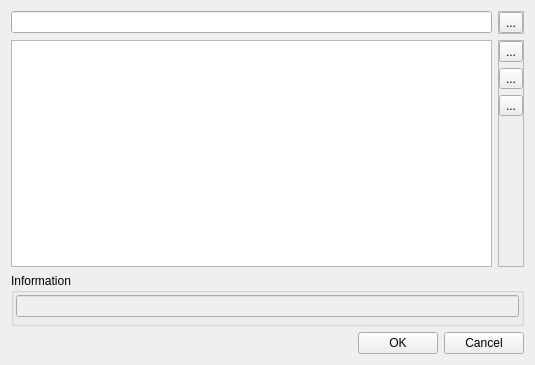
<?xml version="1.0" encoding="UTF-8"?>
<ui version="4.0">
 <class>GTADumpListWidget</class>
 <widget class="QWidget" name="GTADumpListWidget">
  <property name="windowModality">
   <enum>Qt::ApplicationModal</enum>
  </property>
  <property name="geometry">
   <rect>
    <x>0</x>
    <y>0</y>
    <width>535</width>
    <height>365</height>
   </rect>
  </property>
  <property name="minimumSize">
   <size>
    <width>535</width>
    <height>0</height>
   </size>
  </property>
  <property name="windowTitle">
   <string>Dump List</string>
  </property>
  <layout class="QGridLayout" name="gridLayout_5">
   <item row="0" column="0">
    <layout class="QGridLayout" name="gridLayout">
     <item row="1" column="1">
      <layout class="QGridLayout" name="gridLayout_3">
       <property name="sizeConstraint">
        <enum>QLayout::SetMinimumSize</enum>
       </property>
       <item row="0" column="0">
        <widget class="QLineEdit" name="parameterLE"/>
       </item>
       <item row="1" column="0">
        <widget class="QListWidget" name="parameterListLW"/>
       </item>
       <item row="1" column="2">
        <widget class="QFrame" name="frame">
         <property name="frameShape">
          <enum>QFrame::StyledPanel</enum>
         </property>
         <property name="frameShadow">
          <enum>QFrame::Raised</enum>
         </property>
         <layout class="QVBoxLayout" name="verticalLayout">
          <property name="margin">
           <number>0</number>
          </property>
          <item>
           <widget class="QToolButton" name="addPB">
            <property name="text">
             <string>...</string>
            </property>
            <property name="icon">
             <iconset resource="../resource.qrc">
              <normaloff>:/images/forms/img/Add.png</normaloff>:/images/forms/img/Add.png</iconset>
            </property>
           </widget>
          </item>
          <item>
           <widget class="QToolButton" name="editPB">
            <property name="text">
             <string>...</string>
            </property>
            <property name="icon">
             <iconset resource="../resource.qrc">
              <normaloff>:/images/forms/img/EDIT.png</normaloff>:/images/forms/img/EDIT.png</iconset>
            </property>
           </widget>
          </item>
          <item>
           <widget class="QToolButton" name="deletePB">
            <property name="text">
             <string>...</string>
            </property>
            <property name="icon">
             <iconset resource="../resource.qrc">
              <normaloff>:/images/forms/img/Remove.png</normaloff>:/images/forms/img/Remove.png</iconset>
            </property>
           </widget>
          </item>
          <item>
           <spacer name="verticalSpacer">
            <property name="orientation">
             <enum>Qt::Vertical</enum>
            </property>
            <property name="sizeHint" stdset="0">
             <size>
              <width>20</width>
              <height>243</height>
             </size>
            </property>
           </spacer>
          </item>
         </layout>
        </widget>
       </item>
       <item row="0" column="2">
        <widget class="QFrame" name="frame_2">
         <property name="frameShape">
          <enum>QFrame::StyledPanel</enum>
         </property>
         <property name="frameShadow">
          <enum>QFrame::Raised</enum>
         </property>
         <layout class="QGridLayout" name="gridLayout_4">
          <property name="margin">
           <number>0</number>
          </property>
          <property name="spacing">
           <number>0</number>
          </property>
          <item row="0" column="0">
           <widget class="QToolButton" name="searchPB">
            <property name="text">
             <string>...</string>
            </property>
            <property name="icon">
             <iconset resource="../resource.qrc">
              <normaloff>:/images/forms/img/SEARCH.png</normaloff>:/images/forms/img/SEARCH.png</iconset>
            </property>
           </widget>
          </item>
         </layout>
        </widget>
       </item>
      </layout>
     </item>
    </layout>
   </item>
   <item row="2" column="0">
    <layout class="QHBoxLayout" name="horizontalLayout">
     <item>
      <spacer name="horizontalSpacer">
       <property name="orientation">
        <enum>Qt::Horizontal</enum>
       </property>
       <property name="sizeHint" stdset="0">
        <size>
         <width>40</width>
         <height>20</height>
        </size>
       </property>
      </spacer>
     </item>
     <item>
      <widget class="QPushButton" name="OKPB">
       <property name="text">
        <string>OK</string>
       </property>
       <property name="icon">
        <iconset resource="../resource.qrc">
         <normaloff>:/images/forms/img/OK.png</normaloff>:/images/forms/img/OK.png</iconset>
       </property>
      </widget>
     </item>
     <item>
      <widget class="QPushButton" name="cancelPB">
       <property name="text">
        <string>Cancel</string>
       </property>
       <property name="icon">
        <iconset resource="../resource.qrc">
         <normaloff>:/images/forms/img/CANCEL.jpg</normaloff>:/images/forms/img/CANCEL.jpg</iconset>
       </property>
      </widget>
     </item>
    </layout>
   </item>
   <item row="1" column="0">
    <widget class="QGroupBox" name="infoGB">
     <property name="autoFillBackground">
      <bool>false</bool>
     </property>
     <property name="title">
      <string>Information</string>
     </property>
     <property name="flat">
      <bool>false</bool>
     </property>
     <property name="checkable">
      <bool>false</bool>
     </property>
     <layout class="QGridLayout" name="gridLayout_2">
      <property name="leftMargin">
       <number>2</number>
      </property>
      <property name="topMargin">
       <number>2</number>
      </property>
      <property name="rightMargin">
       <number>2</number>
      </property>
      <property name="bottomMargin">
       <number>6</number>
      </property>
      <property name="spacing">
       <number>2</number>
      </property>
      <item row="0" column="0">
       <widget class="QLineEdit" name="informationLE">
        <property name="enabled">
         <bool>false</bool>
        </property>
       </widget>
      </item>
     </layout>
    </widget>
   </item>
  </layout>
 </widget>
 <resources>
  <include location="../resource.qrc"/>
 </resources>
 <connections/>
</ui>
